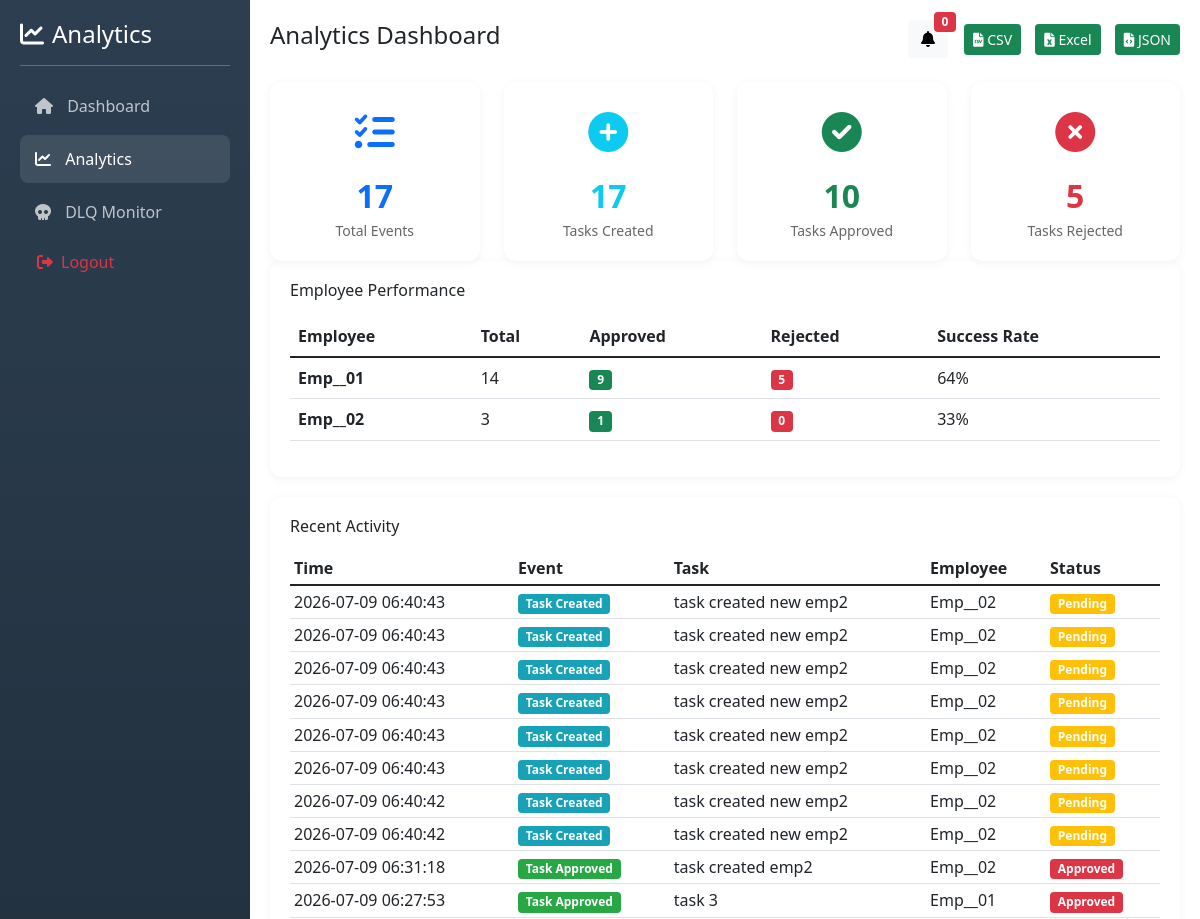
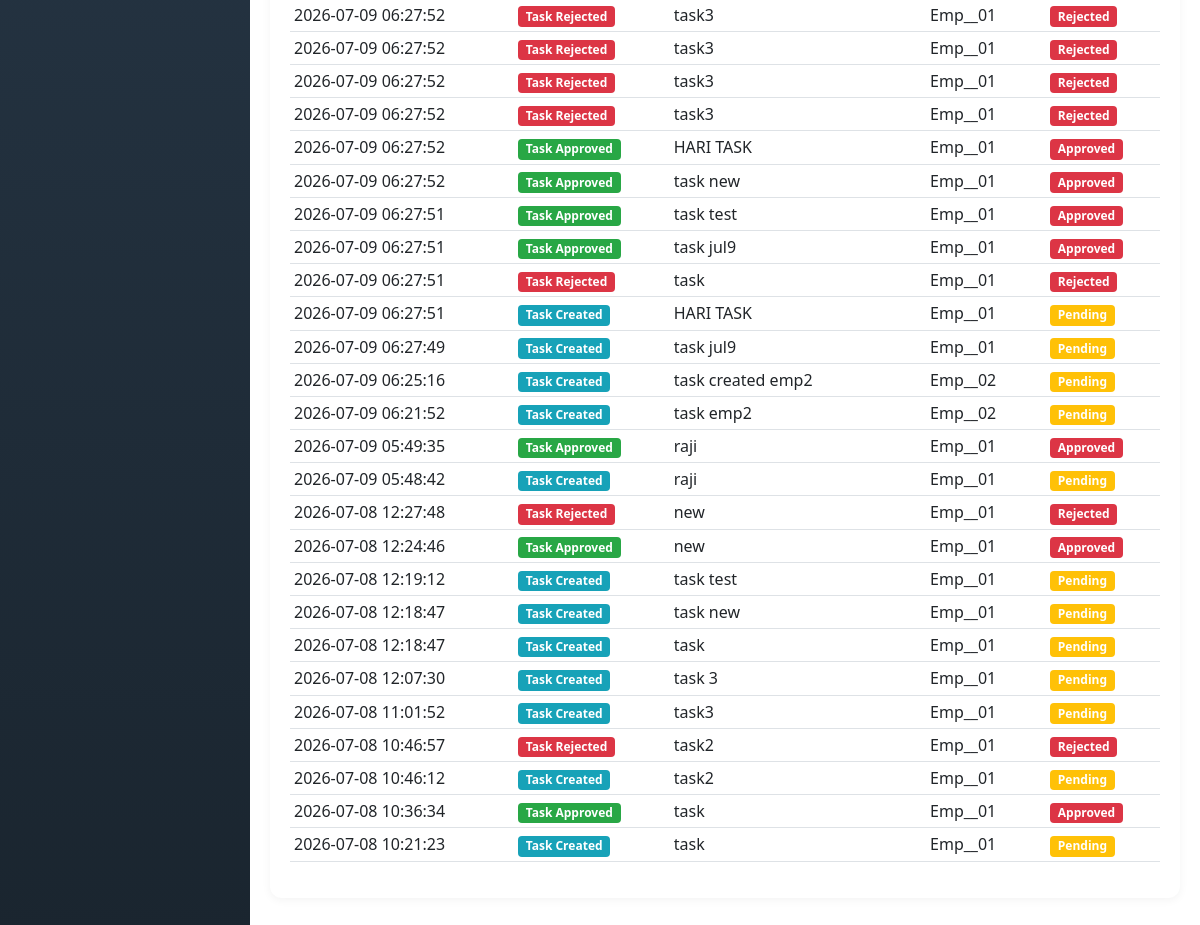
Page /analytics/dashboard/ (signed in) on the earlier database version (2 pictures, top to bottom).
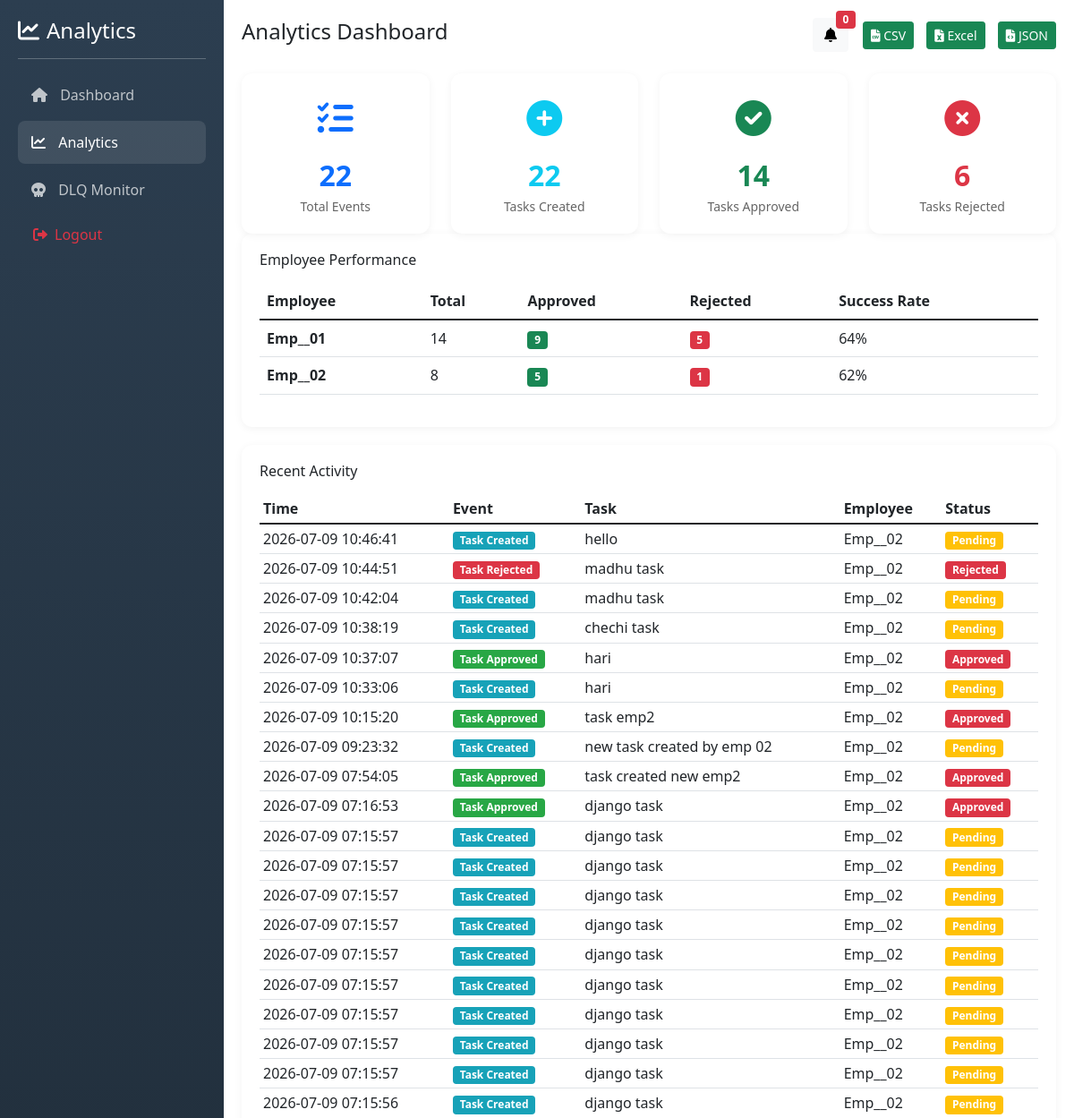
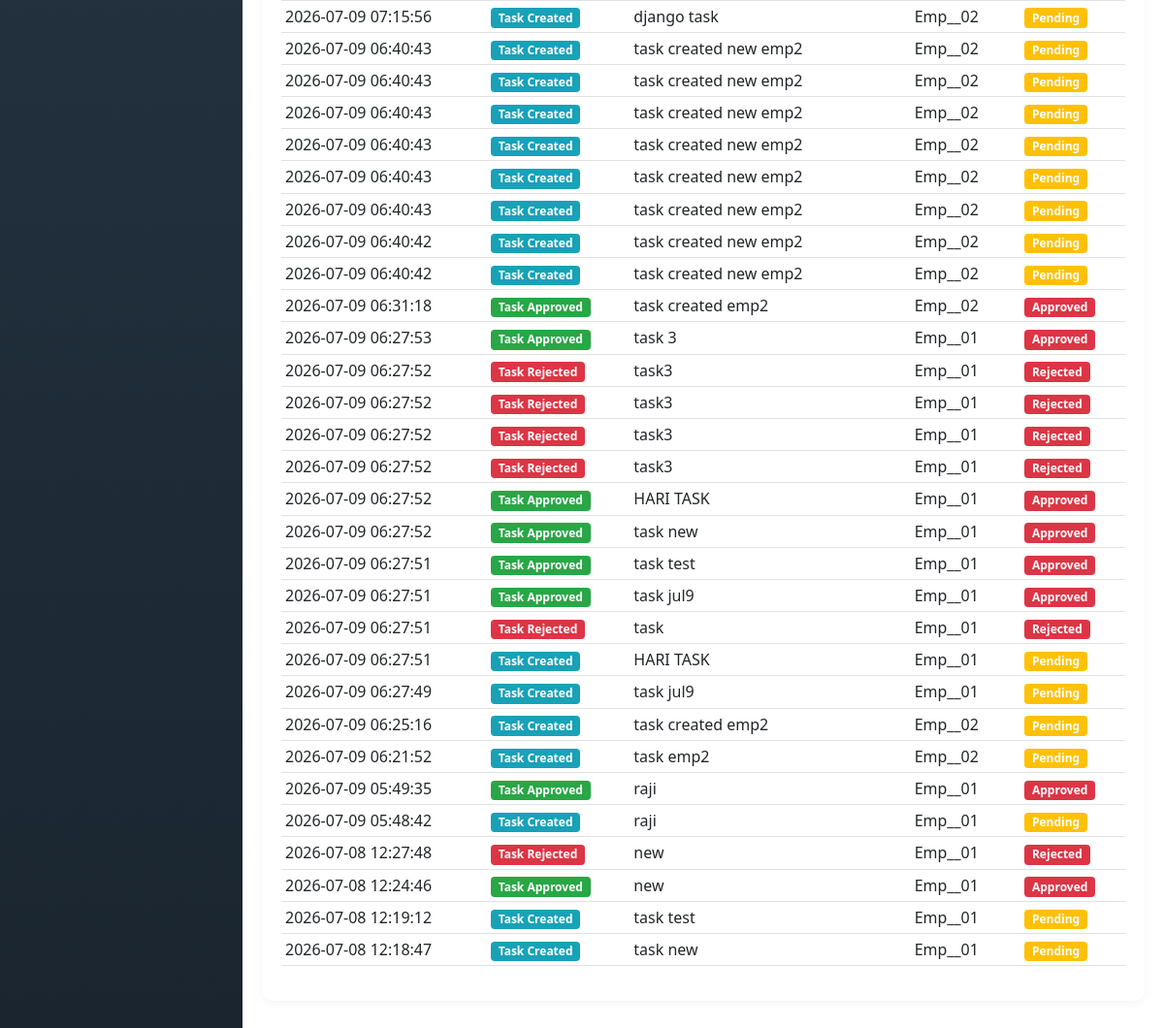
Same page on the later database version (2 pictures, top to bottom).
### analytics/models.py (models this page shows, shortened)
class AnalyticsLog(models.Model):
    EVENT_TYPES = (
        ('task_created', 'Task Created'),
        ('task_approved', 'Task Approved'),
        ('task_rejected', 'Task Rejected'),
    )
    event_type = models.CharField(max_length=50, choices=EVENT_TYPES)
    event_id = models.CharField(max_length=64, unique=True, null=True, blank=True, db_index=True)
    task_id = models.IntegerField()
    task_title = models.CharField(max_length=200)
    employee_name = models.CharField(max_length=150)
    status = models.CharField(max_length=50)
    created_at = models.DateTimeField(auto_now_add=True)
    processed_at = models.DateTimeField(auto_now=True)
    ip_address = models.GenericIPAddressField(null=True, blank=True)
    user_agent = models.TextField(blank=True, null=True)
    session_id = models.CharField(max_length=100, blank=True, null=True)
    class Meta:
        ordering = ['-created_at']

### analytics/views.py (the view)
# urls.py: path('dashboard/', views.analytics_dashboard, name='analytics_dashboard'),
@login_required
def analytics_dashboard(request):
    if not request.user.is_admin():
        return JsonResponse({'error': 'Unauthorized'}, status=403)
    days = int(request.GET.get('days', 30))
    employee_filter = request.GET.get('employee', '')
    start_date = timezone.now() - timedelta(days=days)
    tasks = Task.objects.filter(created_at__gte=start_date)
    if employee_filter:
        tasks = tasks.filter(created_by__username=employee_filter)
    total_tasks = tasks.count()
    total_created = total_tasks  # every Task row is exactly one creation event
    total_approved = tasks.filter(status='approved').count()
    total_rejected = tasks.filter(status='rejected').count()
    success_rate = 0
    if total_approved + total_rejected > 0:
        success_rate = round((total_approved / (total_approved + total_rejected)) * 100, 2)
    employee_stats = tasks.annotate(employee_name=F('created_by__username')).values('employee_name').annotate(
        total=Count('id'),
        approved=Count('id', filter=Q(status='approved')),
        rejected=Count('id', filter=Q(status='rejected'))
    ).order_by('-total')
    daily_trends = tasks.filter(
        created_at__gte=timezone.now() - timedelta(days=7)
    ).annotate(
        date=TruncDate('created_at')
    ).values('date').annotate(
        total=Count('id'),
        approved=Count('id', filter=Q(status='approved')),
        rejected=Count('id', filter=Q(status='rejected'))
    ).order_by('date')
    recent_logs = AnalyticsLog.objects.filter(created_at__gte=start_date)
    if employee_filter:
        recent_logs = recent_logs.filter(employee_name=employee_filter)
    recent_logs = recent_logs[:50]
    all_employees = CustomUser.objects.filter(role='employee').values_list('username', flat=True)
    context = {
        'total_tasks': total_tasks,
        'total_created': total_created,
        'total_approved': total_approved,
        'total_rejected': total_rejected,
        'success_rate': success_rate,
        'employee_stats': employee_stats,
        'daily_trends': list(daily_trends),
        'recent_logs': recent_logs,
        'all_employees': all_employees,
        'selected_employee': employee_filter,
        'selected_days': days,
    }
    return render(request, 'analytics_dashboard.html', context)

### accounts/models.py (called while the page is built)
    def is_admin(self):
        return self.role == 'admin'

### templates/analytics_dashboard.html (shortened to what the changed rows need)
{% load static %}
<!DOCTYPE html>
<html>
<head>
    <link href="https://cdn.jsdelivr.net/npm/bootstrap@5.1.3/dist/css/bootstrap.min.css" rel="stylesheet">
    <link rel="stylesheet" href="https://cdnjs.cloudflare.com/ajax/libs/font-awesome/6.0.0/css/all.min.css">
</head>
<body>
<div class="main-content">
    <div class="row">
        <div class="col-md-3">
            <div class="stat-card">
                <div class="icon text-primary"><i class="fas fa-tasks"></i></div>
                <div class="number text-primary">{{ total_tasks }}</div>
                <div class="label">Total Events</div>
            </div>
        </div>
        <div class="col-md-3">
            <div class="stat-card">
                <div class="icon text-info"><i class="fas fa-plus-circle"></i></div>
                <div class="number text-info">{{ total_created }}</div>
                <div class="label">Tasks Created</div>
            </div>
        </div>
        <div class="col-md-3">
            <div class="stat-card">
                <div class="icon text-success"><i class="fas fa-check-circle"></i></div>
                <div class="number text-success">{{ total_approved }}</div>
                <div class="label">Tasks Approved</div>
            </div>
        </div>
        <div class="col-md-3">
            <div class="stat-card">
                <div class="icon text-danger"><i class="fas fa-times-circle"></i></div>
                <div class="number text-danger">{{ total_rejected }}</div>
                <div class="label">Tasks Rejected</div>
            </div>
        </div>
    </div>
    <div class="table-container">
        <div class="table-responsive">
            <table class="table table-hover">
                <thead><tr><th>Employee</th><th>Total</th><th>Approved</th><th>Rejected</th><th>Success Rate</th></tr></thead>
                <tbody>
                    {% for emp in employee_stats %}
                    <tr>
                        <td><strong>{{ emp.employee_name }}</strong></td>
                        <td>{{ emp.total }}</td>
                        <td><span class="badge bg-success">{{ emp.approved }}</span></td>
                        <td><span class="badge bg-danger">{{ emp.rejected }}</span></td>
                        <td>
                            {% if emp.total > 0 %}
                                {% widthratio emp.approved emp.total 100 %}%
                            {% else %}0%{% endif %}
                        </td>
                    </tr>
                    {% empty %}
                    <tr><td colspan="5" class="text-center text-muted">No data available</td></tr>
                    {% endfor %}
                </tbody>
            </table>
        </div>
    </div>
    <div class="table-container">
        <div class="table-responsive">
            <table class="table table-sm table-hover">
                <thead><tr><th>Time</th><th>Event</th><th>Task</th><th>Employee</th><th>Status</th></tr></thead>
                <tbody>
                    {% for log in recent_logs %}
                    <tr>
                        <td>{{ log.created_at|date:"Y-m-d H:i:s" }}</td>
                        <td>
                            <span class="badge {% if log.event_type == 'task_created' %}badge-created{% elif log.event_type == 'task_approved' %}badge-approved{% else %}badge-rejected{% endif %}">
                                {{ log.get_event_type_display }}
                            </span>
                        </td>
                        <td>{{ log.task_title }}</td>
                        <td>{{ log.employee_name }}</td>
                        <td>
                            <span class="badge {% if log.status == 'pending' %}bg-warning{% elif log.status == 'approved' %}bg-success{% else %}bg-danger{% endif %}">
                                {{ log.status|title }}
                            </span>
                        </td>
                    </tr>
                    {% empty %}
                    <tr><td colspan="5" class="text-center text-muted">No activity yet</td></tr>
                    {% endfor %}
                </tbody>
            </table>
        </div>
    </div>
</div>
</body>
</html>

Differences in the rows shown:
no longer on this page (row unchanged): AnalyticsLog: created_at "2026-07-08 12:18:47", event_type "Task Created", task_title "task", employee_name "Emp__01", status "Pending"
no longer on this page (row unchanged): AnalyticsLog: created_at "2026-07-08 12:07:30", event_type "Task Created", task_title "task 3", employee_name "Emp__01", status "Pending"
no longer on this page (row unchanged): AnalyticsLog: created_at "2026-07-08 11:01:52", event_type "Task Created", task_title "task3", employee_name "Emp__01", status "Pending"
no longer on this page (row unchanged): AnalyticsLog: created_at "2026-07-08 10:46:57", event_type "Task Rejected", task_title "task2", employee_name "Emp__01", status "Rejected"
no longer on this page (row unchanged): AnalyticsLog: created_at "2026-07-08 10:46:12", event_type "Task Created", task_title "task2", employee_name "Emp__01", status "Pending"
no longer on this page (row unchanged): AnalyticsLog: created_at "2026-07-08 10:36:34", event_type "Task Approved", task_title "task", employee_name "Emp__01", status "Approved"
no longer on this page (row unchanged): AnalyticsLog: created_at "2026-07-08 10:21:23", event_type "Task Created", task_title "task", employee_name "Emp__01", status "Pending"
added AnalyticsLog: created_at "2026-07-09 10:46:41", event_type "Task Created", task_title "hello", employee_name "Emp__02", status "Pending"
added AnalyticsLog: created_at "2026-07-09 10:44:51", event_type "Task Rejected", task_title "madhu task", employee_name "Emp__02", status "Rejected"
added AnalyticsLog: created_at "2026-07-09 10:42:04", event_type "Task Created", task_title "madhu task", employee_name "Emp__02", status "Pending"
added AnalyticsLog: created_at "2026-07-09 10:38:19", event_type "Task Created", task_title "chechi task", employee_name "Emp__02", status "Pending"
added AnalyticsLog: created_at "2026-07-09 10:37:07", event_type "Task Approved", task_title "hari", employee_name "Emp__02", status "Approved"
added AnalyticsLog: created_at "2026-07-09 10:33:06", event_type "Task Created", task_title "hari", employee_name "Emp__02", status "Pending"
added AnalyticsLog: created_at "2026-07-09 10:15:20", event_type "Task Approved", task_title "task emp2", employee_name "Emp__02", status "Approved"
added AnalyticsLog: created_at "2026-07-09 09:23:32", event_type "Task Created", task_title "new task created by emp 02", employee_name "Emp__02", status "Pending"
added AnalyticsLog: created_at "2026-07-09 07:54:05", event_type "Task Approved", task_title "task created new emp2", employee_name "Emp__02", status "Approved"
added AnalyticsLog: created_at "2026-07-09 07:16:53", event_type "Task Approved", task_title "django task", employee_name "Emp__02", status "Approved"
added AnalyticsLog: created_at "2026-07-09 07:15:57", event_type "Task Created", task_title "django task", employee_name "Emp__02", status "Pending"
added AnalyticsLog: created_at "2026-07-09 07:15:57", event_type "Task Created", task_title "django task", employee_name "Emp__02", status "Pending"
added AnalyticsLog: created_at "2026-07-09 07:15:57", event_type "Task Created", task_title "django task", employee_name "Emp__02", status "Pending"
added AnalyticsLog: created_at "2026-07-09 07:15:57", event_type "Task Created", task_title "django task", employee_name "Emp__02", status "Pending"
added AnalyticsLog: created_at "2026-07-09 07:15:57", event_type "Task Created", task_title "django task", employee_name "Emp__02", status "Pending"
added AnalyticsLog: created_at "2026-07-09 07:15:57", event_type "Task Created", task_title "django task", employee_name "Emp__02", status "Pending"
added AnalyticsLog: created_at "2026-07-09 07:15:57", event_type "Task Created", task_title "django task", employee_name "Emp__02", status "Pending"
added AnalyticsLog: created_at "2026-07-09 07:15:57", event_type "Task Created", task_title "django task", employee_name "Emp__02", status "Pending"
added AnalyticsLog: created_at "2026-07-09 07:15:57", event_type "Task Created", task_title "django task", employee_name "Emp__02", status "Pending"
added AnalyticsLog: created_at "2026-07-09 07:15:56", event_type "Task Created", task_title "django task", employee_name "Emp__02", status "Pending"
added AnalyticsLog: created_at "2026-07-09 07:15:56", event_type "Task Created", task_title "django task", employee_name "Emp__02", status "Pending"
Other differences:
{{ total_tasks }}: "17" → "22"
{{ total_created }}: "17" → "22"
{{ total_approved }}: "10" → "14"
{{ total_rejected }}: "5" → "6"
new list line: "Emp__02 8 5 1 62 %"
list line gone: "Emp__02 3 1 0 33 %"
